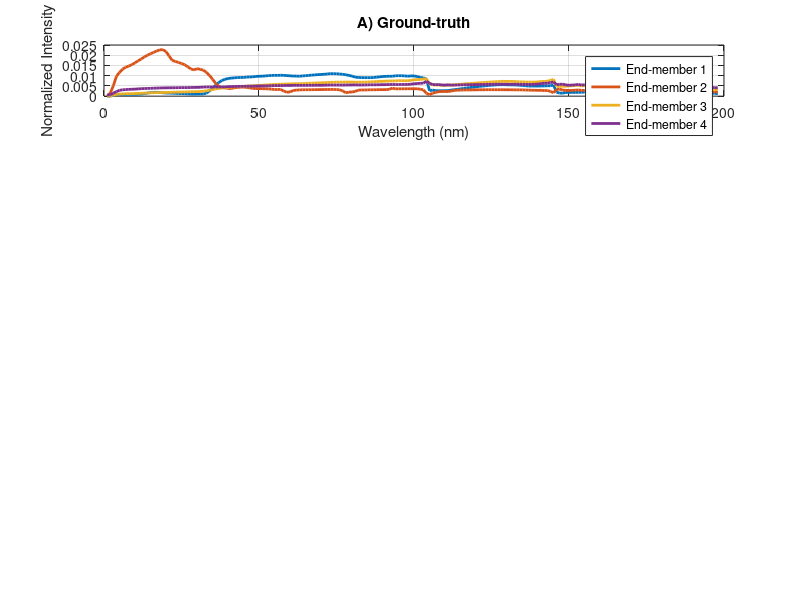
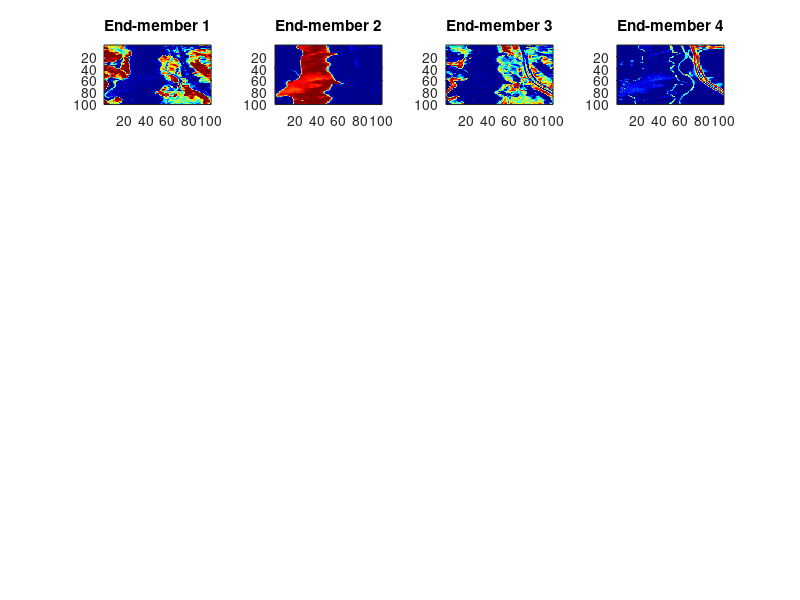

The MATLAB script that drew these images, in order: (Note: this script raises an error after producing the figures.)
%%%%%%%%%%%%%%%%%%%%%%%%%%%%%%%%%%%%%%%%%%%%%%%%%%%%%%%%%%%%%%%%%%
%
% Evaluation of EBEAE-TV with Real Hyperspectral Dataset
%
% Jasper Ridge -->  VNIR HSI captured by the NASA AVIRIS system
%                   available  at  https://rslab.ut.ac.ir/data
%
% Ines A. Cruz-Guerrero
% May/2021
%
%%%%%%%%%%%%%%%%%%%%%%%%%%%%%%%%%%%%%%%%%%%%%%%%%%%%%%%%%%%%%%%%%%

clear all; clc; close all;

addpath('Data_base\Jasper_Ridge');
addpath('EBEAE');
addpath('NMF-QMV');
addpath('GraphL');

%%
%%%%%%%%%%%%%%%%%%%%%%%%%%%%%%%%%%%%%%%%%%%%%%%%%%%%%%%%%%%%%%%%%%%%%%%%%%
%  Generate data
%%%%%%%%%%%%%%%%%%%%%%%%%%%%%%%%%%%%%%%%%%%%%%%%%%%%%%%%%%%%%%%%%%%%%%%%%%
N=4;                % Number of End-members
Nsamples=100;       % Size of the Squared Image Nsamples x Nsamples 
SNR=35;             % Level in dB of Gaussian Noise SNR=45,50,55
PSNR=10;            % Level in dB of Shot Noise PSNR=15,20,25

load jasperRidge2_R198.mat
load end4.mat

Ao=A;
Po=M./sum(M);
Xim = reshape(Ao',nRow,nCol,N);

rows=nRow;
columns=nCol;
L=size(M,1);

%%%%%%%%%%%%%%%%%%%%%%%%%%%%%%%%%%%%%%%%%%%%%%%%%%%
% Plot Ground-Truths of Abundances and End-members
%%%%%%%%%%%%%%%%%%%%%%%%%%%%%%%%%%%%%%%%%%%%%%%%%%%

figure(1);
subplot(5,1,1);
plot(Po,'LineWidth',2); grid on;
xlabel('Wavelength (nm)');
ylabel('Normalized Intensity');
title('A) Ground-truth');
legend('End-member 1','End-member 2','End-member 3','End-member 4');

figure(2)
for i=1:N
    eval(['subplot(5' num2str(N) num2str(i) ');']);
    eval(['imagesc(Xim(:,:,' num2str(i) '),[0,1]);']);
    title(['End-member ' num2str(i)]);
    colormap jet
end
hold on;

%%
%%%%%%%%%%%%%%%%%%%%%%%%%%%%%%%%%%%%%%%%%%%%%%%%%%%%%%%%%%%%%%%%%%%%%%%%%%%
% Generate the observed data Y with noise
%%%%%%%%%%%%%%%%%%%%%%%%%%%%%%%%%%%%%%%%%%%%%%%%%%%%%%%%%%%%%%%%%%%%%%%%%%%
K=rows*columns;
Y=Po*Ao;
Y=AddNoiseFLIM(Y,SNR,PSNR);
Y(Y<0) = 0;                             % Forza valores negativos a cero
Y = Y./repmat(sum(Y,1),L,1);            % Condicion de suma a 1

%%
%%%%%%%%%%%%%%%%%%%%%%%%%%%%%%%%%%%%%%%%%%%%%%%%%%%%%%%%%%%%%%%%%%%%%%%%%%%
% Execute GLNMF Methodology
%%%%%%%%%%%%%%%%%%%%%%%%%%%%%%%%%%%%%%%%%%%%%%%%%%%%%%%%%%%%%%%%%%%%%%%%%%%

disp('%%%%%%%%%%%%%%%%%%%%%%%%%%%%%%%%%%%%');
disp('%%%%%%%%%%%%%%%%%%%%%%%%%%%%%%%%%%%%');
disp('Jasper Ridge Hyperspecytal Dataset');
disp('%%%%%%%%%%%%%%%%%%%%%%%%%%%%%%%%%%%%');
disp('GLNMF Analysis');
disp('%%%%%%%%%%%%%%%%%%%%%%%%%%%%%');

Pini = VCA(Y,'Endmembers',N,'SNR',1,'verbose','no');
Aini = FCLSU(Y, Pini)';
para_nmf.tol = 1e-3;
para_nmf.itermax = 20;
para_nmf.lambda = 0.01;
para_nmf.mu = 0.1;

tic;
[iter, P1, A1]= glnmf(Y, N, Pini, Aini, para_nmf);
T_m1 = toc;

%%%%%%%%%%%%%%%%%%%%%%%%%%%%%%%%%%%%%%%%%%%%%%%%%%%
% Plot Estimated Abundances and End-members
%%%%%%%%%%%%%%%%%%%%%%%%%%%%%%%%%%%%%%%%%%%%%%%%%%%

[A1, P1, ~, ~] = find_perm(Ao,Po, A1, P1);

figure(1);
subplot(5,1,2);
plot(P1,'LineWidth',2); grid on;
xlabel('Wavelength (nm)');
ylabel('Normalized Intensity');
title('B) GLNMF');
legend('End-member 1','End-member 2','End-member 3','End-member 4');

figure(2)
for i=1:N
    eval(['subplot(5,' num2str(N) ',' num2str(i+N) ');']);
    eval(['imagesc(reshape(A1(' num2str(i) ',:),Nsamples,Nsamples),[0 1]);']);
    colormap jet
    if i==2, title('B) GLNMF '); end
end

%%
%%%%%%%%%%%%%%%%%%%%%%%%%%%%%%%%%%%%%%%%%%%%%%%%%%%%%%%%%%%%%%%%%%%%%%%%%%%
% Execute PISINMF Methodology
%%%%%%%%%%%%%%%%%%%%%%%%%%%%%%%%%%%%%%%%%%%%%%%%%%%%%%%%%%%%%%%%%%%%%%%%%%%
disp('%%%%%%%%%%%%%%%%%%%%%%%%%%%%%');
disp('PISINMF');

para.dimX= Nsamples;
para.dimY= Nsamples;
para.tven= 5 ;
para.tau=1e-3;
para.maxiter=20;
para.delta=45;
para.mu= 1e-03;
para.t=20;
para.alpha=1;

tic
[P3,A3] =  PISINMF(Y,N,para);
T_m3=toc;

%%%%%%%%%%%%%%%%%%%%%%%%%%%%%%%%%%%%%%%%%%%%%%%%%%%
% Plot Estimated Abundances and End-members
%%%%%%%%%%%%%%%%%%%%%%%%%%%%%%%%%%%%%%%%%%%%%%%%%%%

[A3, P3, ~, ~] = find_perm(Ao,Po, A3, P3);

figure(1);
subplot(5,1,3);
plot(P3,'LineWidth',2); grid on;
xlabel('Wavelength (nm)');
ylabel('Normalized Intensity');
title('C) PISINMF');
legend('End-member 1','End-member 2','End-member 3','End-member 4');

figure(2);
for i=1:N
    eval(['subplot(5,' num2str(N) ',' num2str(i+2*N) ');']);
    eval(['imagesc(reshape(A3(' num2str(i) ',:),Nsamples,Nsamples),[0 1]);']);
    colormap jet
    if i==2
        title('C) PISINMF');
    end
end

%%
%%%%%%%%%%%%%%%%%%%%%%%%%%%%%%%%%%%%%%%%%%%%%%%%%%%%%%%%%%%%%%%%%%%%%%%%%%%
% Execute NMF-QMV with Total variation
%%%%%%%%%%%%%%%%%%%%%%%%%%%%%%%%%%%%%%%%%%%%%%%%%%%%%%%%%%%%%%%%%%%%%%%%%%%

disp('%%%%%%%%%%%%%%%%%%%%%%%%%%%%%');
disp('NMF-QMV with Total variation');

term ='totalVar';
beta_candidates =   10.^(-5:5);

tic;
[beta_best, P4, A4, results_save] = NMF_QMV(Y, N, beta_candidates, term);
T_m4=toc;

%%%%%%%%%%%%%%%%%%%%%%%%%%%%%%%%%%%%%%%%%%%%%%%%%%%
% Plot Estimated Abundances and End-members
%%%%%%%%%%%%%%%%%%%%%%%%%%%%%%%%%%%%%%%%%%%%%%%%%%%

[A4, P4, ~, ~] = find_perm(Ao,Po, A4, P4);

figure(1);
subplot(5,1,4);
plot(P4,'LineWidth',2); grid on;
xlabel('Wavelength (nm)');
ylabel('Normalized Intensity');
title('D) NMF-QMV');
legend('End-member 1','End-member 2','End-member 3','End-member 4');

figure(2);
for i=1:N
    eval(['subplot(5,' num2str(N) ',' num2str(i+3*N) ');']);
    eval(['imagesc(reshape(A4(' num2str(i) ',:),Nsamples,Nsamples),[0 1]);']);
    colormap jet
    if i==2
        title('D) NMF-QMV');
    end
end
%%
%%%%%%%%%%%%%%%%%%%%%%%%%%%%%%%%%%%%%%%%%%%%%%%%%%%%%%%%%%%%%%%%%%%%%%%%%%%
% Execute EBEAE-TV Methodology
%%%%%%%%%%%%%%%%%%%%%%%%%%%%%%%%%%%%%%%%%%%%%%%%%%%%%%%%%%%%%%%%%%%%%%%%%%%
disp('%%%%%%%%%%%%%%%%%%%%%%%%%%%%%');
disp('EBEAE-TV');

%%%%%%%%%%%%%%%%%%%%%%%%%%%%%
% Define Paremeters of EBEAE
%%%%%%%%%%%%%%%%%%%%%%%%%%%%%
initcond=1;
rho=1;
lambda=0.0;
epsilon=1e-3;
maxiter=20;
parallel=0;
normalization=1;
disp_iter=0;

mu=0.01; nu=1e-03; tau=1e-07;
sc=[mu,nu,tau, Nsamples,Nsamples];
paramvec=[3,rho,lambda,epsilon,maxiter,parallel,normalization,disp_iter];

tic;
[P5,A,A5,Yh6]=EBEAE_TV(Y,N,paramvec,sc);
T_m5=toc;

%%%%%%%%%%%%%%%%%%%%%%%%%%%%%%%%%%%%%%%%%%%%%%%%%%%
% Plot Estimated Abundances and End-members
%%%%%%%%%%%%%%%%%%%%%%%%%%%%%%%%%%%%%%%%%%%%%%%%%%%

[A5, P5, ~, ~] = find_perm(Ao,Po, A5, P5);

figure(1);
subplot(5,1,5);
plot(P5,'LineWidth',2); grid on;
xlabel('Wavelength (nm)');
ylabel('Normalized Intensity');
title('E) EBEAE-TV');
legend('End-member 1','End-member 2','End-member 3','End-member 4');

figure(2);
for i=1:N
    eval(['subplot(5,' num2str(N) ',' num2str(i+4*N) ');']);
    eval(['imagesc(reshape(A5(' num2str(i) ',:),Nsamples,Nsamples),[0 1]);']);
    colormap jet
    if i==2
        title('E) EBEAE-TV');
    end
end

%%
%%%%%%%%%%%%%%%%%%%%%%%%%%%%%%%%%%%%%%%%%%%%%%%%%%%%%%%%%%%%%%%%%%%%%%%%%
% Compute Estimation Errors on Abundances and End-members, and Execution
% Time
%%%%%%%%%%%%%%%%%%%%%%%%%%%%%%%%%%%%%%%%%%%%%%%%%%%%%%%%%%%%%%%%%%%%%%%%%
disp('%%%%%%%%%%%%%%%%%%%%%%%%%%%%%%%%%%%%%%%%%%%%%%%%%%%%%%%%%%%%%%%%%%');
disp('%%%%%%%%%%%%%%%%%%%%%%%%%%%%%%%%%%%%%%%%%%%%%%%%%%%%%%%%%%%%%%%%%%');
disp('Average errors');
Er_p1=[];
Er_a1=[];
Er_p3=[];
Er_a3=[];
Er_p4=[];
Er_a4=[];
Er_p5=[];
Er_a5=[];
for i=1:N
        Er_p1=[Er_p1 norm(Po(:,i)-P1(:,i))];        
        Er_a1=[Er_a1 norm(Ao(i,:)-A1(i,:))];
        Er_p3=[Er_p3 norm(Po(:,i)-P3(:,i))];        
        Er_a3=[Er_a3 norm(Ao(i,:)-A3(i,:))];
        Er_p4=[Er_p4 norm(Po(:,i)-P4(:,i))];        
        Er_a4=[Er_a4 norm(Ao(i,:)-A4(i,:))];
        Er_p5=[Er_p5 norm(Po(:,i)-P5(:,i))];        
        Er_a5=[Er_a5 norm(Ao(i,:)-A5(i,:))];
end

disp('%%%%%%%%%%%%%%%%%%%');
disp('Performance Metrics');
disp(['GLNMF Execution time=' num2str(T_m1) ' s']);
disp(['PISINMF Execution time=' num2str(T_m3) ' s']);
disp(['NMF-QMV Execution time=' num2str(T_m4) ' s']);
disp(['EBEAE-TV Execution time=' num2str(T_m5) ' s']); 
disp('%%%%%%%%%%%%%%%%%%%');
disp(['GLNMF Estimation Error in Measurements=' num2str(norm(Y-P1*A1,'fro')/K)]);
disp(['PISINMF Estimation Error in Measurements=' num2str(norm(Y-P3*A3,'fro')/K)]);
disp(['NMF-QMV Estimation Error in Measurements=' num2str(norm(Y-P4*A4,'fro')/K)]);
disp(['EBEAE-TV Estimation Error in Measurements=' num2str(norm(Y-P5*A5,'fro')/K)]);
disp('%%%%%%%%%%%%%%%%%%%');
disp(['GLNMF Estimation Error in End-members=' num2str(mean(Er_p1))]);
disp(['PISINMF Estimation Error in End-members=' num2str(mean(Er_p3))]);
disp(['NMF-QMV Estimation Error in End-members=' num2str(mean(Er_p4))]);
disp(['EBEAE-TV Estimation Error in End-members=' num2str(mean(Er_p5))]);
disp('%%%%%%%%%%%%%%%%%%%');
disp(['GLNMF Estimation Error in Abundances=' num2str(mean(Er_a1))]);
disp(['PISINMF Estimation Error in Abundances=' num2str(mean(Er_a3))]);
disp(['NMF-QMV Estimation Error in Abundances=' num2str(mean(Er_a4))]);
disp(['EBEAE-TV Estimation Error in Abundances=' num2str(mean(Er_a5))]);
% 
disp('%%%%%%%%%%%%%%%%%%%%%%%%%%%%%%%%%%%%%%%%%%%%%%%%%%%%%%%%%%%%%%%%%%');
disp('%%%%%%%%%%%%%%%%%%%%%%%%%%%%%%%%%%%%%%%%%%%%%%%%%%%%%%%%%%%%%%%%%%');
disp('Distance from a point to a set');
Er_p1=[];
Er_a1=[];
Er_p3=[];
Er_a3=[];
Er_p4=[];
Er_a4=[];
Er_p5=[];
Er_a5=[];
for i=1:N
    for j=1:N
        Er_p1=[Er_p1 norm(Po(:,i)-P1(:,j))];        
        Er_a1=[Er_a1 norm(Ao(i,:)-A1(j,:))];
        Er_p3=[Er_p3 norm(Po(:,i)-P3(:,j))];        
        Er_a3=[Er_a3 norm(Ao(i,:)-A3(j,:))];
        Er_p4=[Er_p4 norm(Po(:,i)-P4(:,j))];        
        Er_a4=[Er_a4 norm(Ao(i,:)-A4(j,:))];
        Er_p5=[Er_p5 norm(Po(:,i)-P5(:,j))];        
        Er_a5=[Er_a5 norm(Ao(i,:)-A5(j,:))];
    end
end
disp('%%%%%%%%%%%%%%%%%%%');
disp('Performance Metrics');
disp(['GLNMF Execution time=' num2str(T_m1) ' s']);
disp(['PISINMF Execution time=' num2str(T_m3) ' s']);
disp(['NMF-QMV Execution time=' num2str(T_m4) ' s']);
disp(['EBEAE-TV Execution time=' num2str(T_m5) ' s']); 
disp('%%%%%%%%%%%%%%%%%%%');
disp(['GLNMF Estimation Error in Measurements=' num2str(norm(Y-P1*A1,'fro')/K)]);
disp(['PISINMF Estimation Error in Measurements=' num2str(norm(Y-P3*A3,'fro')/K)]);
disp(['NMF-QMV Estimation Error in Measurements=' num2str(norm(Y-P4*A4,'fro')/K)]);
disp(['EBEAE-TV Estimation Error in Measurements=' num2str(norm(Y-P5*A5,'fro')/K)]);
disp('%%%%%%%%%%%%%%%%%%%');
disp(['GLNMF Estimation Error in End-members=' num2str(min(Er_p1)/(2*N))]);
disp(['PISINMF Estimation Error in End-members=' num2str(min(Er_p3)/(2*N))]);
disp(['NMF-QMV Estimation Error in End-members=' num2str(min(Er_p4)/(2*N))]);
disp(['EBEAE-TV Estimation Error in End-members=' num2str(min(Er_p5)/(2*N))]);
disp('%%%%%%%%%%%%%%%%%%%');
disp(['GLNMF Estimation Error in Abundances=' num2str(min(Er_a1)/(2*N))]);
disp(['PISINMF Estimation Error in Abundances=' num2str(min(Er_a3)/(2*N))]);
disp(['NMF-QMV Estimation Error in Abundances=' num2str(min(Er_a4)/(2*N))]);
disp(['EBEAE-TV Estimation Error in Abundances=' num2str(min(Er_a5)/(2*N))]);
